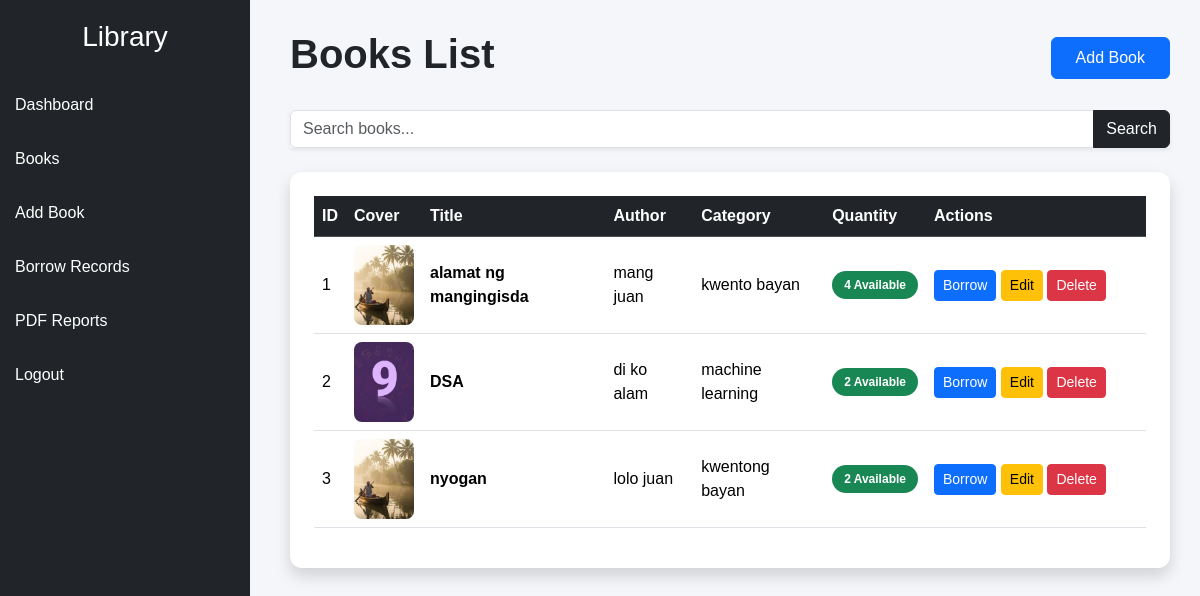
The app's page /books (signed in) with its own data.
### tables this page shows
CREATE TABLE books (
    id INTEGER PRIMARY KEY AUTOINCREMENT,
    title TEXT NOT NULL,
    author TEXT NOT NULL,
    category TEXT NOT NULL,
    quantity INTEGER NOT NULL,
    cover_image TEXT
);

### app.py (the view)
@app.route('/books')
@login_required
def books():
    search = request.args.get('search', '')
    conn = sqlite3.connect('database.db')
    cursor = conn.cursor()
    cursor.execute("""
    SELECT * FROM books
    WHERE title LIKE ?
    """, ('%' + search + '%',))
    books = cursor.fetchall()
    conn.close()
    return render_template(
        'books.html',
        books=books
    )

### app.py (called while the page is built)
def login_required(f):
    @wraps(f)
    def decorated_function(*args, **kwargs):
        if 'user' not in session:
            return redirect('/login')
        return f(*args, **kwargs)
    return decorated_function

### templates/books.html (shortened to what this page needs)
<!DOCTYPE html>
<html>
<head>
    <link href="https://cdn.jsdelivr.net/npm/bootstrap@5.3.3/dist/css/bootstrap.min.css" rel="stylesheet">
</head>
<body>
<div class="sidebar">
    <h3 class="text-white text-center mb-4">
        Library
    </h3>
    <a href="/">Dashboard</a>
    <a href="/books">Books</a>
    <a href="/add_book">Add Book</a>
    <a href="/borrow_records">Borrow Records</a>
    <a href="/generate_report">PDF Reports</a>
    <a href="/logout">Logout</a>
</div>
<div class="content">
    <div class="d-flex justify-content-between align-items-center mb-4">
        <h1 class="fw-bold">
            Books List
        </h1>
        <a href="/add_book" class="btn btn-primary px-4 py-2">
            Add Book
        </a>
    </div>
    <form method="GET" class="mb-4">
        <div class="input-group shadow-sm">
            <input
                type="text"
                name="search"
                class="form-control"
                placeholder="Search books..."
            >
            <button class="btn btn-dark">
                Search
            </button>
        </div>
    </form>
    <div class="card shadow p-4">
        <table class="table table-hover align-middle">
            <thead class="table-dark">
                <tr>
                    <th>ID</th>
                    <th>Cover</th>
                    <th>Title</th>
                    <th>Author</th>
                    <th>Category</th>
                    <th>Quantity</th>
                    <th width="220">Actions</th>
                </tr>
            </thead>
            <tbody>
                {% for book in books %}
                <tr>
                    <td>{{ book[0] }}</td>
                    <td>
                        {% if book[5] %}
                        <img
                            src="{{ url_for('static', filename='uploads/' + book[5]) }}"
                            width="60"
                            height="80"
                        >
                        {% else %}
                        <img
                            src="https://via.placeholder.com/60x80?text=No+Image"
                            width="60"
                            height="80"
                        >
                        {% endif %}
                    </td>
                    <td class="fw-semibold">
                        {{ book[1] }}
                    </td>
                    <td>{{ book[2] }}</td>
                    <td>{{ book[3] }}</td>
                    <td>
                        {% if book[4] > 0 %}
                        <span class="badge bg-success badge-stock">
                            {{ book[4] }} Available
                        </span>
                        {% else %}
                        <span class="badge bg-danger badge-stock">
                            Out of Stock
                        </span>
                        {% endif %}
                    </td>
                    <td>
                        {% if book[4] > 0 %}
                        <a
                           href="/borrow_book/{{ book[0] }}"
                           class="btn btn-primary btn-sm"
                        >
                           Borrow
                        </a>
                        {% endif %}
                        <a
                            href="/edit_book/{{ book[0] }}"
                            class="btn btn-warning btn-sm"
                        >
                            Edit
                        </a>
                        <a
                            href="/delete_book/{{ book[0] }}"
                            class="btn btn-danger btn-sm"
                            onclick="return confirm('Delete this book?')"
                        >
                            Delete
                        </a>
                    </td>
                </tr>
                {% endfor %}
            </tbody>
        </table>
    </div>
</div>
</body>
</html>

### templates/books.html (style rules this page uses)
body { background:#f4f6f9; font-family:Arial, sans-serif; }
.sidebar { width:250px; height:100vh; background:#212529; position:fixed; padding-top:20px; }
.sidebar a { color:white; display:block; padding:15px; text-decoration:none; transition:0.3s; }
.content { margin-left:260px; padding:30px; }
.card { border:none; border-radius:12px; }
.table img { border-radius:8px; object-fit:cover; }
.badge-stock { padding:8px 12px; border-radius:20px; font-size:12px; }

### records on screen
books: id "1", cover_image (picture), title "alamat ng mangingisda", author "mang juan", category "kwento bayan", quantity "4"
books: id "2", cover_image (picture), title "DSA", author "di ko alam", category "machine learning", quantity "2"
books: id "3", cover_image (picture), title "nyogan", author "lolo juan", category "kwentong bayan", quantity "2"
